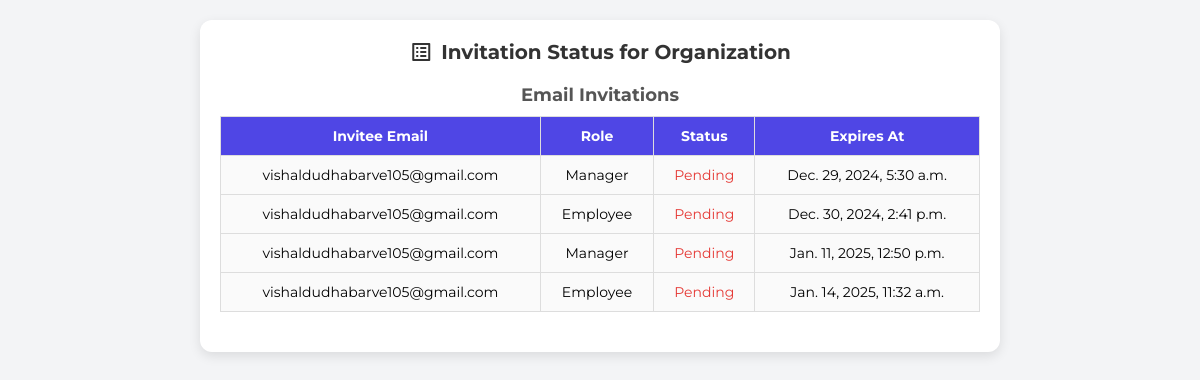
The page /calendar/organization/8/invitations/ (signed in) on the database its author committed.
### accounts/models.py (models this page shows, shortened)
class EmailInvitation(models.Model):
    STATUS_CHOICES = (
        ('pending', 'Pending'),
        ('accepted', 'Accepted'),
        ('rejected', 'Rejected'),
    )
    ROLE_CHOICES = (
        ('manager', 'Manager'),
        ('employee', 'Employee'),
    )
    inviter = models.ForeignKey(User, related_name='email_sent_invitations', on_delete=models.CASCADE)
    invitee_email = models.EmailField()
    organization = models.ForeignKey(Organization, related_name='email_invitations', on_delete=models.CASCADE)
    role = models.CharField(max_length=20, choices=ROLE_CHOICES)
    token = models.CharField(max_length=64, unique=True)
    status = models.CharField(max_length=20, choices=STATUS_CHOICES, default='pending')
    expires_at = models.DateTimeField()

### calendar_plus/views.py (the view)
# urls.py: path('organization/<int:organization_id>/invitations/',views.InvitationStatusView.as_view(), name='invitation_status'),
class InvitationStatusView(LoginRequiredMixin, ListView):
    template_name = 'calendar/invitation_status.html'
    context_object_name = 'invitations'
    def get_queryset(self):
        organization_id = self.kwargs.get('organization_id')
        organization = get_object_or_404(Organization, id=organization_id)
        user_profile = Profile.objects.filter(user=self.request.user, organization=organization).first()
        if not user_profile or not (user_profile.is_admin or user_profile.is_manager):
            return HttpResponseForbidden("You do not have permission to view this page.")
        email_invitations = EmailInvitation.objects.filter(organization=organization)
        return {
            'email_invitations': email_invitations,
        }
    def get_context_data(self, **kwargs):
        context = super().get_context_data(**kwargs)
        context.update(self.get_queryset())
        return context

### calendar_plus/templates/calendar/invitation_status.html (shortened to what this page needs)
<!DOCTYPE html>
<html lang="en">
<head>
</head>
<body>
    <div class="container">
        <h1>
            <span class="material-icons">list_alt</span>
            Invitation Status for {{organization.name}} Organization
        </h1>
        <h2>Email Invitations</h2>
        <table>
            <thead>
                <tr>
                    <th>Invitee Email</th>
                    <th>Role</th>
                    <th>Status</th>
                    <th>Expires At</th>
                </tr>
            </thead>
            <tbody>
                {% for email_invitation in email_invitations %}
                <tr>
                    <td>{{ email_invitation.invitee_email }}</td>
                    <td>{{ email_invitation.get_role_display }}</td>
                    <td class="{% if email_invitation.status == 'pending' %}status-pending{% elif email_invitation.status == 'accepted' %}status-accepted{% endif %}">
                        {{ email_invitation.get_status_display }}
                    </td>
                    <td>{{ email_invitation.expires_at }}</td>
                </tr>
                {% empty %}
                <tr>
                    <td colspan="4">No email invitations found.</td>
                </tr>
                {% endfor %}
            </tbody>
        </table>
    </div>
</body>
</html>

### calendar_plus/templates/calendar/invitation_status.html (style rules this page uses)
* { box-sizing: border-box; margin: 0; padding: 0; font-family: 'Montserrat', sans-serif; }
body { background-color: #f3f4f6; display: flex; flex-direction: column; align-items: center; min-height: 100vh; padding: 20px; overflow: hidden; }
.container { background-color: #ffffff; box-shadow: 0 4px 12px rgba(0, 0, 0, 0.1); border-radius: 12px; padding: 20px; max-width: 800px; width: 100%; max-height: 80vh; overflow-y: auto; animation: fadeIn 1s forwards, slideIn 1s forwards 0.5s; text-align: center; position: relative; }
h1 { font-size: 20px; margin-bottom: 10px; color: #333; display: flex; align-items: center; justify-content: center; gap: 8px; }
h2 { font-size: 18px; margin-top: 20px; margin-bottom: 10px; color: #555; text-align: center; }
table { width: 100%; border-collapse: collapse; margin-bottom: 20px; }
th, td { padding: 10px; border: 1px solid #ddd; font-size: 14px; }
th { background-color: #4f46e5; color: #fff; }
td { background-color: #fafafa; }
.status-pending { color: #e53935; }

### rows shown on the page
EmailInvitation: invitee_email "vishaldudhabarve105@gmail.com", role "Manager", status "Pending", expires_at "Dec. 29, 2024, 5:30 a.m."
EmailInvitation: invitee_email "vishaldudhabarve105@gmail.com", role "Employee", status "Pending", expires_at "Dec. 30, 2024, 2:41 p.m."
EmailInvitation: invitee_email "vishaldudhabarve105@gmail.com", role "Manager", status "Pending", expires_at "Jan. 11, 2025, 12:50 p.m."
EmailInvitation: invitee_email "vishaldudhabarve105@gmail.com", role "Employee", status "Pending", expires_at "Jan. 14, 2025, 11:32 a.m."
